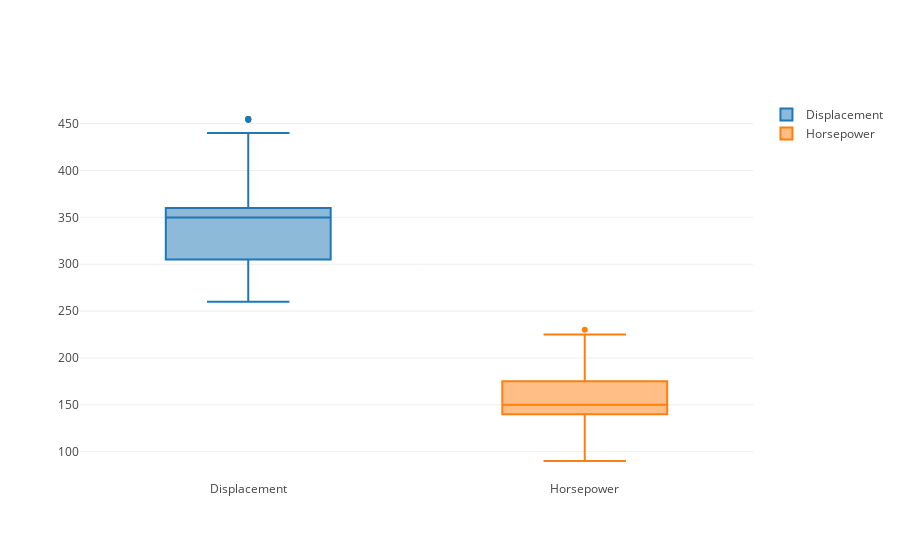

The notebook cell this image was saved under:
### Markdown cell above
**plot the data**

### Code cell
data = [trace0, trace1]

offline.iplot(data)
